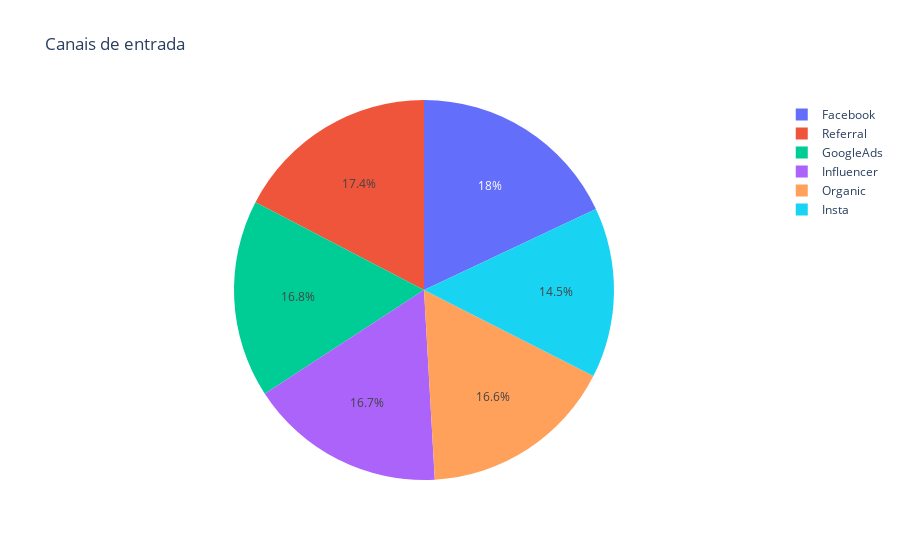

Here is the notebook cell this chart was saved with:
### Code cell
plt.figure(figsize=(5,5))
label = df['Entry Channel'].value_counts().index
label_count = df['Entry Channel'].value_counts().values
fig = px.pie(df, values=label_count, names=label, title='Canais de entrada')
fig.show()

### Figure 1 — Plotly figure (JSON) as saved in the notebook; plotly's stock layout.template omitted (floating-point values rounded to 4 significant figures)
{"data": [{"domain": {"x": [0, 1], "y": [0, 1]}, "hovertemplate": "label=%{label}<br>value=%{value}<extra></extra>", "labels": ["Facebook", "Referral", "GoogleAds", "Influencer", "Organic", "Insta"], "legendgroup": "", "name": "", "showlegend": true, "type": "pie", "values": [169, 163, 158, 157, 156, 136]}], "layout": {"legend": {"tracegroupgap": 0}, "title": {"text": "Canais de entrada"}}}
